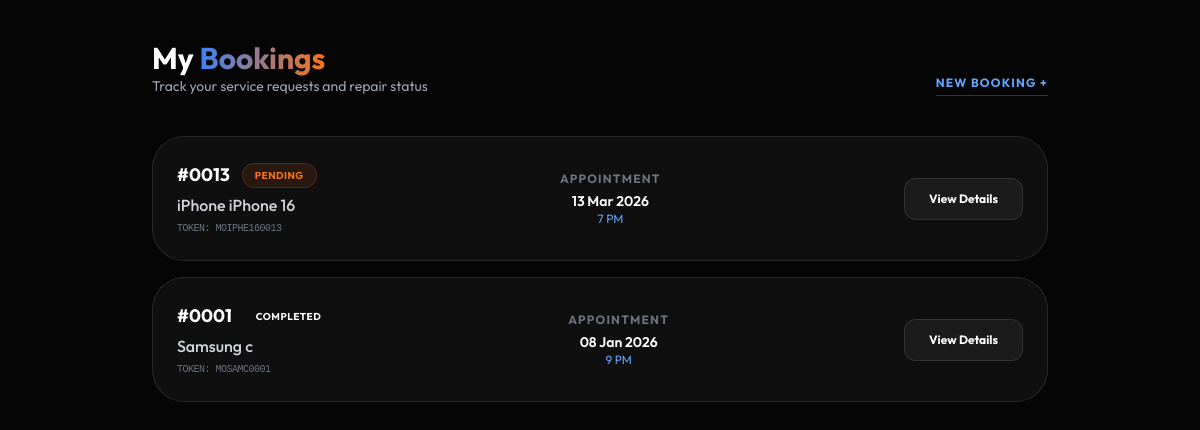
/bookings/my-bookings/ (signed in), run on an earlier commit of the app's database.
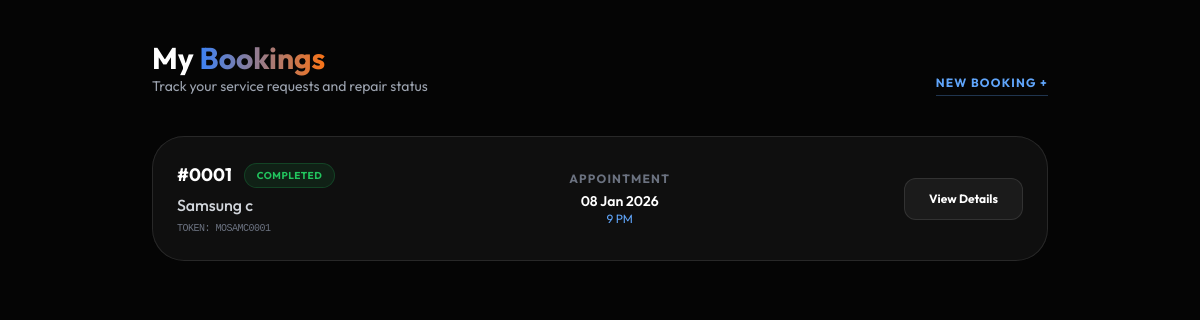
And on a later commit of the database.
### Bookings/models.py (models this page shows, shortened)
class Booking(models.Model):
    STATUS_CHOICES = [
        ('pending', 'Pending'),
        ('assigned', 'Technician Assigned'),
        ('in_progress', 'In Progress'),
        ('completed', 'Completed'),
        ('cancelled', 'Cancelled'),
    ]
    status = models.CharField(max_length=20, choices=STATUS_CHOICES, default='pending')
    user = models.ForeignKey('Accounts.MyUser', on_delete=models.CASCADE)
    service_type = models.CharField(max_length=100)
    service_name = models.CharField(max_length=200)
    model = models.CharField(max_length=100)
    purpose = models.CharField(max_length=100)
    description = models.TextField()
    phone = models.CharField(max_length=15, blank=True, null=True)
    booking_date = models.DateTimeField()
    created_at = models.DateTimeField(auto_now_add=True)
    sequence_number = models.PositiveIntegerField(unique=True, editable=False)
    token = models.CharField(max_length=30, editable=False, null=True, blank=True)
    order_id = models.CharField(max_length=10, editable=False, null=True, blank=True)

### Bookings/views.py (the view)
# urls.py: path('my-bookings/', my_bookings, name='my_bookings'),
@login_required
def my_bookings(request):
    bookings = Booking.objects.filter(user=request.user).order_by('-created_at')
    context = {
        'bookings': bookings,
    }
    return render(request, 'Bookings/my_bookings.html', context)

### templates/Bookings/my_bookings.html (shortened to what this page needs)
<!DOCTYPE html>
<html lang="en">
<head>
    <script src="https://cdn.tailwindcss.com"></script>
</head>
<body class="py-10 px-4">
    <div class="max-w-4xl mx-auto">
        <header class="mb-10 flex justify-between items-end">
            <div>
                <h1 class="text-3xl font-bold">My <span class="brand-gradient">Bookings</span></h1>
                <p class="text-gray-400 text-sm">Track your service requests and repair status</p>
            </div>
            <a href="/" class="text-xs font-bold text-blue-400 uppercase tracking-widest border-b border-blue-400/30 pb-1">New Booking +</a>
        </header>
        <div class="space-y-4">
            {% for booking in bookings %}
            <div class="glass-card p-6 rounded-[2rem] flex flex-col md:flex-row justify-between items-start md:items-center gap-6">
                <div class="space-y-1">
                    <div class="flex items-center gap-3">
                        <span class="text-lg font-bold">{{ booking.order_id }}</span>
                        <span class="px-3 py-1 rounded-full text-[10px] font-bold uppercase tracking-wider status-{{ booking.status }}">
                            {{ booking.get_status_display }}
                        </span>
                    </div>
                    <p class="text-gray-300 font-medium">{{ booking.service_name }} {{ booking.model }}</p>
                    <p class="text-[10px] text-gray-500 font-mono tracking-tighter uppercase">Token: {{ booking.token }}</p>
                </div>
                <div class="text-left md:text-center">
                    <p class="text-xs text-gray-500 uppercase font-bold tracking-widest mb-1">Appointment</p>
                    <p class="text-sm font-semibold">{{ booking.booking_date|date:"d M Y" }}</p>
                    <p class="text-xs text-blue-400">{{ booking.booking_date|date:"f A" }}</p>
                </div>
                <div class="flex gap-2 w-full md:w-auto">
                    <a href="{% url 'booking_success' booking.token %}" class="flex-1 md:flex-none bg-white/5 hover:bg-white/10 border border-white/10 px-6 py-3 rounded-xl text-xs font-bold transition-all text-center">
                        View Details
                    </a>
                </div>
            </div>
            {% endfor %}
        </div>
    </div>
</body>
</html>

What changed in the data, as far as the page shows it:
removed Booking: order_id "#0013", status "PENDING", service_name "iPhone", model "iPhone 16", token "MOIPHE160013", booking_date "13 Mar 2026", booking_date "7 PM"
changed Booking "Samsung": status "Completed" → "completed" (drawn)
